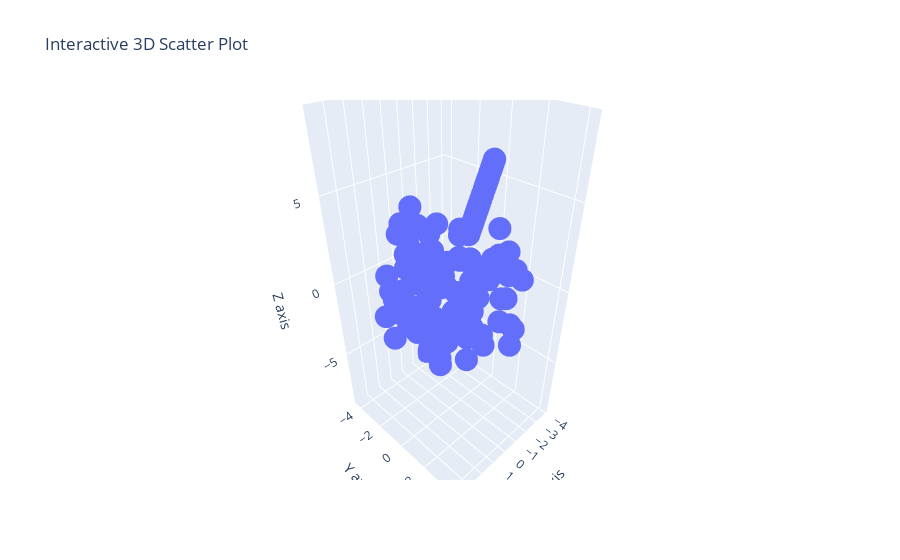

Notebook cell for this chart:
### Markdown cell above
Interactive 3D plot

### Code cell
import plotly.graph_objs as go
import numpy as np
X_train=np.array(generate_random_points_in_ball(100,6,5))
X_bisect_3d=np.row_stack((bisect(50,5,10,3),bisect(50,-10,-5,3)))
d=5
# v=np.array([1,1,0,0,0,0])
v=np.array([1,2,4,0,0,0])
X_bisect_prop=np.row_stack((new_bisect_prop(50,d,v),new_bisect_prop(50,d,-v)))
# Create a 3D scatter plot
X=np.r_[X_train,X_bisect_prop]
trace = go.Scatter3d(
    x=X[:,0],
    y=X[:,1],
    z=X[:,2],
    mode='markers',
)
# Define the layout
layout = go.Layout(
    scene=dict(
        xaxis=dict(title='X axis'),
        yaxis=dict(title='Y axis'),
        zaxis=dict(title='Z axis')
    ),
    title='Interactive 3D Scatter Plot'
)
# Create the figure
fig = go.Figure(data=[trace], layout=layout)
# Show the plot
fig.show()

### Figure 1 — Plotly figure (JSON) as saved in the notebook; plotly's stock layout.template omitted (floating-point values rounded to 4 significant figures; data arrays with more than 128 entries replaced by an {"elided": "..."} marker saying what was removed)
{"data": [{"mode": "markers", "type": "scatter3d", "x": {"elided": "200 float values"}, "y": {"elided": "200 float values"}, "z": {"elided": "200 float values"}}], "layout": {"scene": {"xaxis": {"title": {"text": "X axis"}}, "yaxis": {"title": {"text": "Y axis"}}, "zaxis": {"title": {"text": "Z axis"}}}, "title": {"text": "Interactive 3D Scatter Plot"}}}
